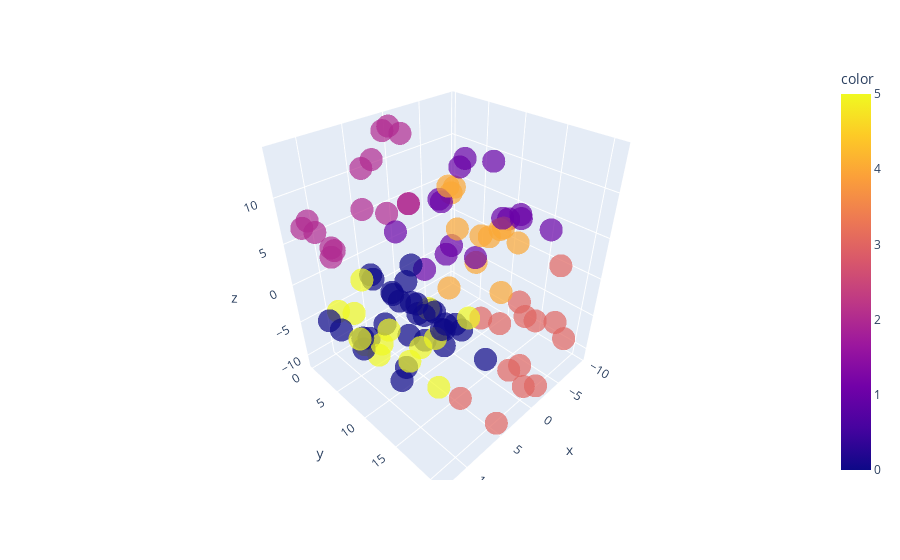

The code cell stored with this chart in its notebook:
### Markdown cell above
We can find parameters, so that spectral clustering respects the shape of the manifold.

### Code cell
K = 6

distance_matrix = get_distance_matrix_from_data(X)
similarity_matrix = get_similarity_matrix_from_distance_matrix(
    distance_matrix, sim_graph_type="knn", knn=10
)

swiss_roll_res = Spectral_Clustering(
    similarity_matrix, K=K, normalized=1, random_state=random_state
)

fig = px.scatter_3d(
    x=X[:, 0],
    y=X[:, 1],
    z=X[:, 2],
    color=swiss_roll_res.labels,
    size_max=5,
    opacity=0.7,
)

fig.show()
